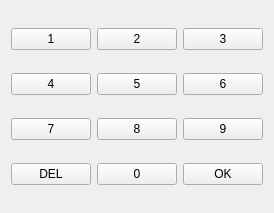
<?xml version="1.0" encoding="UTF-8"?>
<ui version="4.0">
 <class>NumberKeypad</class>
 <widget class="QWidget" name="NumberKeypad">
  <property name="geometry">
   <rect>
    <x>0</x>
    <y>0</y>
    <width>192</width>
    <height>213</height>
   </rect>
  </property>
  <property name="windowTitle">
   <string>Form</string>
  </property>
  <layout class="QGridLayout" name="gridLayout">
   <item row="0" column="0">
    <widget class="QPushButton" name="btn1">
     <property name="text">
      <string>1</string>
     </property>
    </widget>
   </item>
   <item row="0" column="1">
    <widget class="QPushButton" name="btn2">
     <property name="text">
      <string>2</string>
     </property>
    </widget>
   </item>
   <item row="0" column="2">
    <widget class="QPushButton" name="btn3">
     <property name="text">
      <string>3</string>
     </property>
    </widget>
   </item>
   <item row="1" column="0">
    <widget class="QPushButton" name="btn4">
     <property name="text">
      <string>4</string>
     </property>
    </widget>
   </item>
   <item row="1" column="1">
    <widget class="QPushButton" name="btn5">
     <property name="text">
      <string>5</string>
     </property>
    </widget>
   </item>
   <item row="1" column="2">
    <widget class="QPushButton" name="btn6">
     <property name="text">
      <string>6</string>
     </property>
    </widget>
   </item>
   <item row="2" column="0">
    <widget class="QPushButton" name="btn7">
     <property name="text">
      <string>7</string>
     </property>
    </widget>
   </item>
   <item row="2" column="1">
    <widget class="QPushButton" name="btn8">
     <property name="text">
      <string>8</string>
     </property>
    </widget>
   </item>
   <item row="2" column="2">
    <widget class="QPushButton" name="btn9">
     <property name="text">
      <string>9</string>
     </property>
    </widget>
   </item>
   <item row="3" column="0">
    <widget class="QPushButton" name="btnDEL">
     <property name="text">
      <string>DEL</string>
     </property>
    </widget>
   </item>
   <item row="3" column="1">
    <widget class="QPushButton" name="btn0">
     <property name="text">
      <string>0</string>
     </property>
    </widget>
   </item>
   <item row="3" column="2">
    <widget class="QPushButton" name="btnOK">
     <property name="text">
      <string>OK</string>
     </property>
    </widget>
   </item>
  </layout>
 </widget>
 <resources/>
 <connections/>
</ui>
